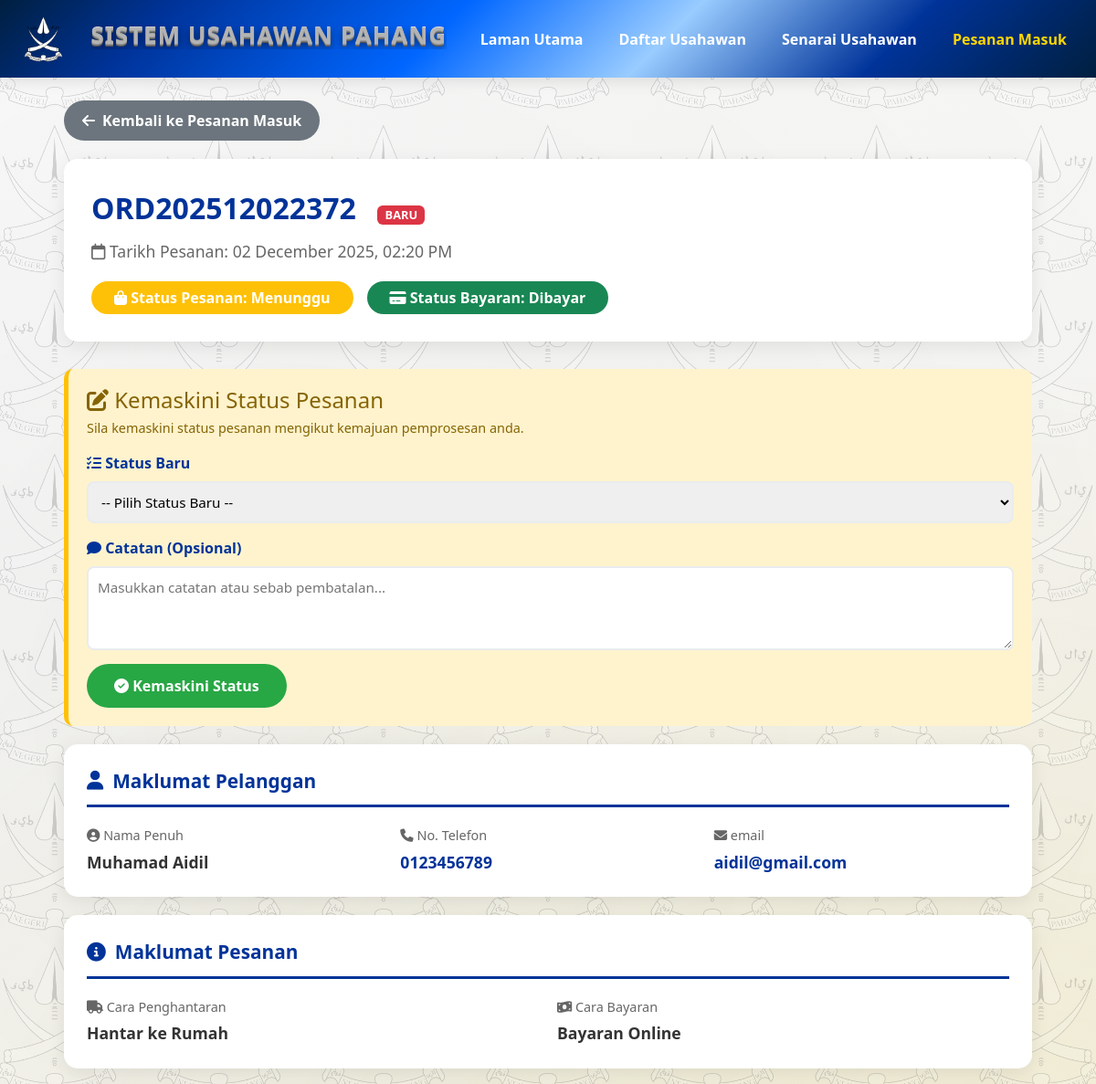
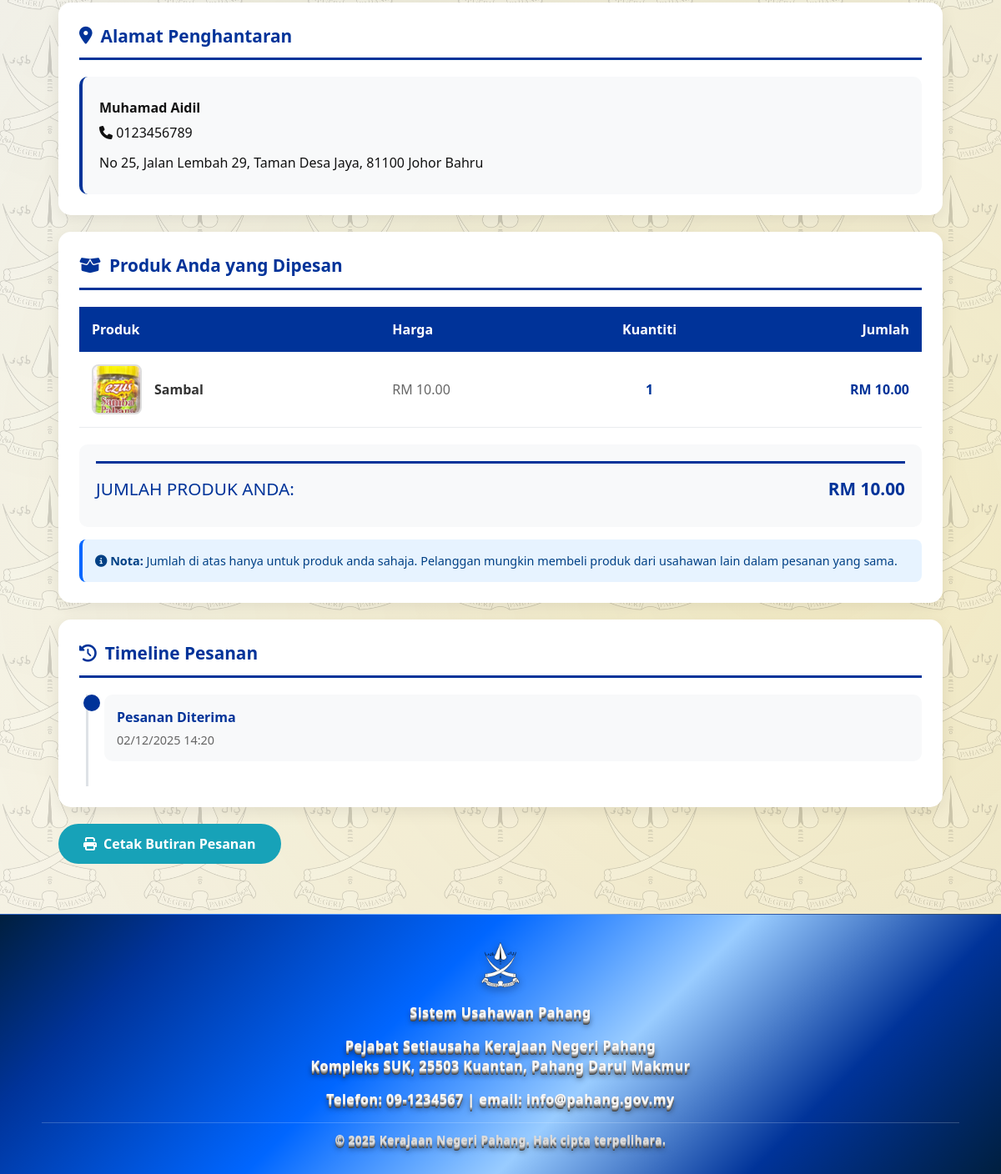
Screenshot of /detail_pesanan_masuk.php?order_id=37 (signed in) with the database file from the repository (2 pictures, top to bottom).
### tables this page shows
CREATE TABLE `pesanan` (
  `id` int(11) NOT NULL,
  `usahawan_id` int(11) NOT NULL,
  `no_pesanan` varchar(50) NOT NULL,
  `nama_pelanggan` varchar(255) NOT NULL,
  `no_telefon` varchar(20) NOT NULL,
  `alamat` text NOT NULL,
  `nota` text DEFAULT NULL,
  `cara_hantar` varchar(20) NOT NULL,
  `cara_bayar` varchar(20) NOT NULL,
  `jumlah_bayaran` decimal(10,2) NOT NULL,
  `status_pesanan` varchar(20) DEFAULT 'pending',
  `status_bayaran` varchar(20) DEFAULT 'pending',
  `stripe_session_id` varchar(255) DEFAULT NULL,
  `tarikh_pesanan` datetime DEFAULT current_timestamp(),
  `tarikh_diproses` datetime DEFAULT NULL,
  `tarikh_dihantar` datetime DEFAULT NULL,
  `tarikh_selesai` datetime DEFAULT NULL,
  `tarikh_dibatalkan` datetime DEFAULT NULL,
  `sebab_batal` text DEFAULT NULL,
  `nota_pesanan` text DEFAULT NULL,
  `tarikh_kemaskini` datetime DEFAULT current_timestamp() ON UPDATE current_timestamp()
);

CREATE TABLE `usahawan` (
  `id` int(11) NOT NULL,
  `nama` varchar(255) NOT NULL,
  `ic` varchar(20) NOT NULL,
  `perniagaan` varchar(255) NOT NULL,
  `jenis` varchar(100) NOT NULL,
  `alamat` text DEFAULT NULL,
  `telefon` varchar(20) NOT NULL,
  `email` varchar(255) DEFAULT NULL,
  `password` varchar(250) NOT NULL,
  `tarikh_daftar` timestamp NOT NULL DEFAULT current_timestamp(),
  `avatar` varchar(255) DEFAULT NULL,
  `status` varchar(250) NOT NULL
);

CREATE TABLE `pesanan_item` (
  `id` int(11) NOT NULL,
  `pesanan_id` int(11) NOT NULL,
  `produk_id` int(11) NOT NULL,
  `nama_produk` varchar(255) NOT NULL,
  `gambar_url` varchar(255) DEFAULT NULL,
  `harga` decimal(10,2) NOT NULL,
  `kuantiti` int(11) NOT NULL,
  `subtotal` decimal(10,2) NOT NULL
);

CREATE TABLE `produk` (
  `id` int(11) NOT NULL,
  `nama` varchar(160) NOT NULL,
  `harga` decimal(10,2) NOT NULL DEFAULT 0.00,
  `deskripsi` text DEFAULT NULL,
  `gambar_url` varchar(255) DEFAULT NULL,
  `lokasi` varchar(80) DEFAULT NULL,
  `stok` int(11) NOT NULL DEFAULT 0,
  `kategori_id` int(11) DEFAULT NULL,
  `usahawan_id` int(11) DEFAULT NULL
);

### detail_pesanan_masuk.php (the view, shortened to what this page needs)
<?php
include "connection.php";
$usahawan_id = $_SESSION['usahawan_id'];
$order_id = $_GET['order_id'];
$sql = "SELECT p.*, u.nama, u.telefon, u.email
        FROM pesanan p
        INNER JOIN usahawan u ON p.usahawan_id = u.id
        INNER JOIN pesanan_item pi ON p.id = pi.pesanan_id
        INNER JOIN produk pr ON pi.produk_id = pr.id
        WHERE p.id = ? AND pr.usahawan_id = ?
        GROUP BY p.id";
$stmt = $conn->prepare($sql);
$stmt->bind_param("ii", $order_id, $usahawan_id);
$stmt->execute();
$result = $stmt->get_result();
$order = $result->fetch_assoc();
$sql = "SELECT pi.*, pr.nama, pr.gambar_url, pr.harga
        FROM pesanan_item pi
        INNER JOIN produk pr ON pi.produk_id = pr.id
        WHERE pi.pesanan_id = ? AND pr.usahawan_id = ?
        ORDER BY pi.id ASC";
$stmt = $conn->prepare($sql);
$stmt->bind_param("ii", $order_id, $usahawan_id);
$stmt->execute();
$result = $stmt->get_result();
$order_items = [];
while($row = $result->fetch_assoc()) {
    $order_items[] = $row;
}
function translateStatus($status) {
    $translations = [
        'pending' => 'Menunggu',
        'processing' => 'Diproses',
        'shipped' => 'Dihantar',
        'delivered' => 'Selesai',
        'cancelled' => 'Dibatalkan',
        'paid' => 'Dibayar',
        'failed' => 'Gagal'
    ];
    return isset($translations[$status]) ? $translations[$status] : $status;
}
function getStatusClass($status) {
    $classes = [
        'pending' => 'warning',
        'processing' => 'info',
        'shipped' => 'primary',
        'delivered' => 'success',
        'cancelled' => 'danger',
        'paid' => 'success',
        'failed' => 'danger'
    ];
    return isset($classes[$status]) ? $classes[$status] : 'secondary';
}
?>
<!DOCTYPE html>
<html lang="ms">
<head>
<link href="https://cdn.jsdelivr.net/npm/bootstrap@5.3.3/dist/css/bootstrap.min.css" rel="stylesheet">
<link rel="stylesheet" href="https://cdnjs.cloudflare.com/ajax/libs/font-awesome/6.4.0/css/all.min.css">
</head>
<body>
<header>
  <img src="assets/img/jatapahang.png" alt="Jata Negeri Pahang" class="jata">
  <h1 class="title">Sistem Usahawan Pahang</h1>
  <nav id="navMenu">
    <a href="index.php"><strong>Laman Utama</strong></a>
    <a href="daftar.php"><strong>Daftar Usahawan</strong></a>
    <a href="senarai.php"><strong>Senarai Usahawan</strong></a>
    <a href="usahawan_orders.php" class="active"><strong>Pesanan Masuk</strong></a>
  </nav>
</header>
<div class="container">
    <a href="pesanan_masuk.php" class="back-btn">
        <i class="fas fa-arrow-left"></i> Kembali ke Pesanan Masuk
    </a>
    <div class="page-header">
        <div class="order-number-large">
            <?= htmlspecialchars($order['no_pesanan']) ?>
            <?php if($order['status_pesanan'] == 'pending'): ?>
            <span class="badge bg-danger" style="font-size: 0.8rem; margin-left: 15px;">BARU</span>
            <?php endif; ?>
        </div>
        <div class="order-date-large">
            <i class="far fa-calendar"></i>
            Tarikh Pesanan: <?= date('d F Y, h:i A', strtotime($order['tarikh_pesanan'])) ?>
        </div>
        <div class="status-badges">
            <span class="badge bg-<?= getStatusClass($order['status_pesanan']) ?> status-badge-large">
                <i class="fas fa-shopping-bag"></i> Status Pesanan: <?= translateStatus($order['status_pesanan']) ?>
            </span>
            <span class="badge bg-<?= getStatusClass($order['status_bayaran']) ?> status-badge-large">
                <i class="fas fa-credit-card"></i> Status Bayaran: <?= translateStatus($order['status_bayaran']) ?>
            </span>
        </div>
    </div>
    <?php if($order['status_pesanan'] != 'delivered' && $order['status_pesanan'] != 'cancelled'): ?>
    <div class="status-update-section">
        <h4 style="margin: 0 0 5px 0; color: #856404;">
            <i class="fas fa-edit"></i> Kemaskini Status Pesanan
        </h4>
        <p style="margin: 0; color: #856404; font-size: 0.9rem;">
            Sila kemaskini status pesanan mengikut kemajuan pemprosesan anda.
        </p>
        <form method="POST" class="status-form" onsubmit="return confirm('Adakah anda pasti untuk mengemaskini status pesanan ini?');">
            <div class="form-group">
                <label><i class="fas fa-tasks"></i> Status Baru</label>
                <select name="new_status" required>
                    <option value="">-- Pilih Status Baru --</option>
                </select>
            </div>
            <div class="form-group">
                <label><i class="fas fa-comment"></i> Catatan (Opsional)</label>
                <textarea name="catatan" rows="3" placeholder="Masukkan catatan atau sebab pembatalan..."></textarea>
            </div>
            <button type="submit" name="update_status" class="btn-submit">
                <i class="fas fa-check-circle"></i> Kemaskini Status
            </button>
        </form>
    </div>
    <?php endif; ?>
    <div class="detail-section">
        <div class="section-title">
            <i class="fas fa-user"></i>
            Maklumat Pelanggan
        </div>
        <div class="info-grid">
            <div class="info-item">
                <span class="info-label"><i class="fas fa-user-circle"></i> Nama Penuh</span>
                <span class="info-value"><?= htmlspecialchars($order['nama']) ?></span>
            </div>
            <div class="info-item">
                <span class="info-label"><i class="fas fa-phone"></i> No. Telefon</span>
                <span class="info-value">
                    <a href="tel:<?= htmlspecialchars($order['telefon']) ?>" style="color: #003399; text-decoration: none;">
                        <?= htmlspecialchars($order['telefon']) ?>
                    </a>
                </span>
            </div>
            <div class="info-item">
                <span class="info-label"><i class="fas fa-envelope"></i> email</span>
                <span class="info-value">
                    <a href="mailto:<?= htmlspecialchars($order['email']) ?>" style="color: #003399; text-decoration: none;">
                        <?= htmlspecialchars($order['email']) ?>
                    </a>
                </span>
            </div>
        </div>
    </div>
    <div class="detail-section">
        <div class="section-title">
            <i class="fas fa-info-circle"></i>
            Maklumat Pesanan
        </div>
        <div class="info-grid">
            <div class="info-item">
                <span class="info-label"><i class="fas fa-truck"></i> Cara Penghantaran</span>
                <span class="info-value">
                    <?= $order['cara_hantar'] == 'delivery' ? 'Hantar ke Rumah' : 'Pickup di Dropspot' ?>
                </span>
            </div>
            <div class="info-item">
                <span class="info-label"><i class="fas fa-money-bill-wave"></i> Cara Bayaran</span>
                <span class="info-value">
                    <?= $order['cara_bayar'] == 'online' ? 'Bayaran Online' : 'Cash on Delivery (COD)' ?>
                </span>
            </div>
        </div>
    </div>
    <?php if($order['cara_hantar'] == 'delivery'): ?>
    <div class="detail-section">
        <div class="section-title">
            <i class="fas fa-map-marker-alt"></i>
            Alamat Penghantaran
        </div>
        <div class="address-box">
            <p><strong><?= htmlspecialchars($order['nama_penerima'] ?? $order['nama']) ?></strong></p>
            <p><i class="fas fa-phone"></i> <?= htmlspecialchars($order['no_telefon_penerima'] ?? $order['telefon']) ?></p>
            <p style="margin-top: 10px;"><?= nl2br(htmlspecialchars($order['alamat'])) ?></p>
        </div>
    </div>
    <?php endif; ?>
    <div class="detail-section">
        <div class="section-title">
            <i class="fas fa-box-open"></i>
            Produk Anda yang Dipesan
        </div>
        <table class="products-table">
            <thead>
                <tr>
                    <th>Produk</th>
                    <th>Harga</th>
                    <th style="text-align: center;">Kuantiti</th>
                    <th style="text-align: right;">Jumlah</th>
                </tr>
            </thead>
            <tbody>
                <?php
                $subtotal = 0;
                foreach($order_items as $item):
                    $item_total = $item['subtotal'];
                    $subtotal += $item_total;
                ?>
                <tr>
                    <td>
                        <div style="display: flex; align-items: center; gap: 15px;">
                            <img src="<?= htmlspecialchars('uploads/' . $item['gambar_url']) ?>"
                                 alt="<?= htmlspecialchars($item['nama_produk']) ?>"
                                 class="product-img-small"
                                 onerror="this.src='assets/img/no-image.png'">
                            <span class="product-name-cell"><?= htmlspecialchars($item['nama_produk']) ?></span>
                        </div>
                    </td>
                    <td class="price-cell">RM <?= number_format($item['harga'], 2) ?></td>
                    <td class="quantity-cell" style="text-align: center;"><?= $item['kuantiti'] ?></td>
                    <td class="subtotal-cell" style="text-align: right;">RM <?= number_format($item_total, 2) ?></td>
                </tr>
                <?php endforeach; ?>
            </tbody>
        </table>
        <div class="summary-box">
            <div class="summary-row">
                <span class="summary-label">JUMLAH PRODUK ANDA:</span>
                <span class="summary-value">RM <?= number_format($subtotal, 2) ?></span>
            </div>
        </div>
        <div style="margin-top: 15px; padding: 15px; background: #e7f3ff; border-radius: 8px; border-left: 4px solid #0066ff;">
            <p style="margin: 0; color: #004085; font-size: 0.9rem;">
                <i class="fas fa-info-circle"></i>
                <strong>Nota:</strong> Jumlah di atas hanya untuk produk anda sahaja. Pelanggan mungkin membeli produk dari usahawan lain dalam pesanan yang sama.
            </p>
        </div>
    </div>
    <div class="detail-section">
        <div class="section-title">
            <i class="fas fa-history"></i>
            Timeline Pesanan
        </div>
        <div class="timeline">
            <div class="timeline-item active">
                <div class="timeline-content">
                    <div class="timeline-title">Pesanan Diterima</div>
                    <div class="timeline-date"><?= date('d/m/Y H:i', strtotime($order['tarikh_pesanan'])) ?></div>
                </div>
            </div>
        </div>
    </div>
    <div class="action-buttons-group">
        <button onclick="window.print()" class="btn-print">
            <i class="fas fa-print"></i> Cetak Butiran Pesanan
        </button>
    </div>
</div>
<footer>
  <div class="footer-content">
    <img src="assets/img/jatapahang.png" alt="Jata Negeri Pahang">
    <p><strong>Sistem Usahawan Pahang</strong></p>
    <p>Pejabat Setiausaha Kerajaan Negeri Pahang<br>
    Kompleks SUK, 25503 Kuantan, Pahang Darul Makmur</p>
    <p>Telefon: 09-1234567 | email: info@pahang.gov.my</p>
    <div class="copyright">
      © <?= date("Y") ?> Kerajaan Negeri Pahang. Hak cipta terpelihara.
    </div>
  </div>
</footer>
</body>
</html>

### rows the page displays
pesanan: no_pesanan "ORD202512022372", tarikh_pesanan "02 December 2025, 02:20 PM", usahawan.nama "Muhamad Aidil", usahawan.telefon "0123456789", usahawan.email "aidil@gmail.com", alamat "No 25, Jalan Lembah 29, Taman Desa Jaya, 81100 Johor Bahru", tarikh_pesanan "02/12/2025 14:20"
pesanan_item: produk.gambar_url (picture), nama_produk "Sambal", produk.harga "10.00", kuantiti "1", subtotal "10.00"

### other values shown
$subtotal "10.00"
